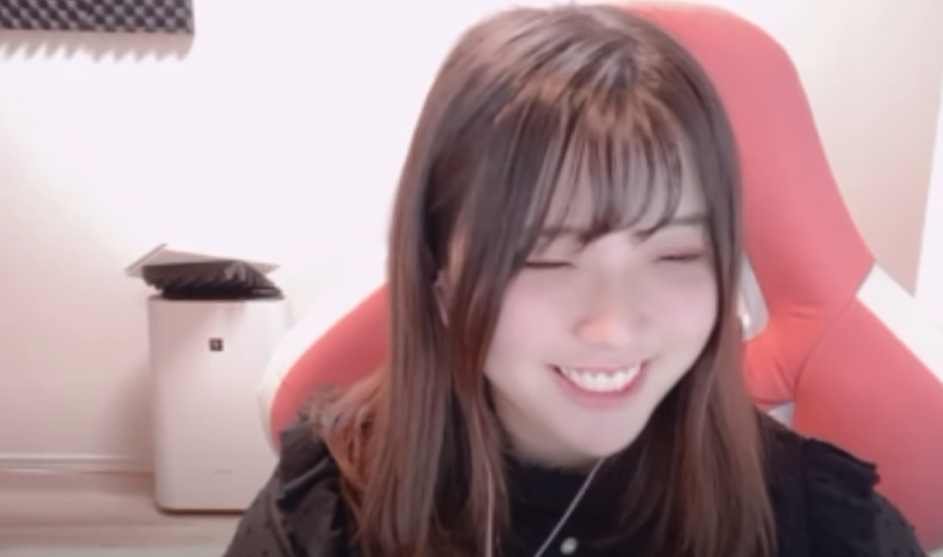
#> input picture 素材/wife.jpg, 943 x 557 px, found by its file name
$ python img.py
#> lines starting #> are read from the running program, lines starting #| are printed output that depends on the picture; after the words box and inside, x2 and y2 are one past the last pixel; in counts of white or black regions, pixels touching at a corner belong together
import cv2
# 載入分類器
face_cascade = cv2.CascadeClassifier('haarcascade_frontalface_default.xml')
# 讀取圖片
img = cv2.imread('wife.jpg')
#> img is the input picture: shape (557, 943, 3); mean B, G, R 147.8, 143.9, 173.8
# 轉成灰階圖片
gray = cv2.cvtColor(img, cv2.COLOR_BGR2GRAY)
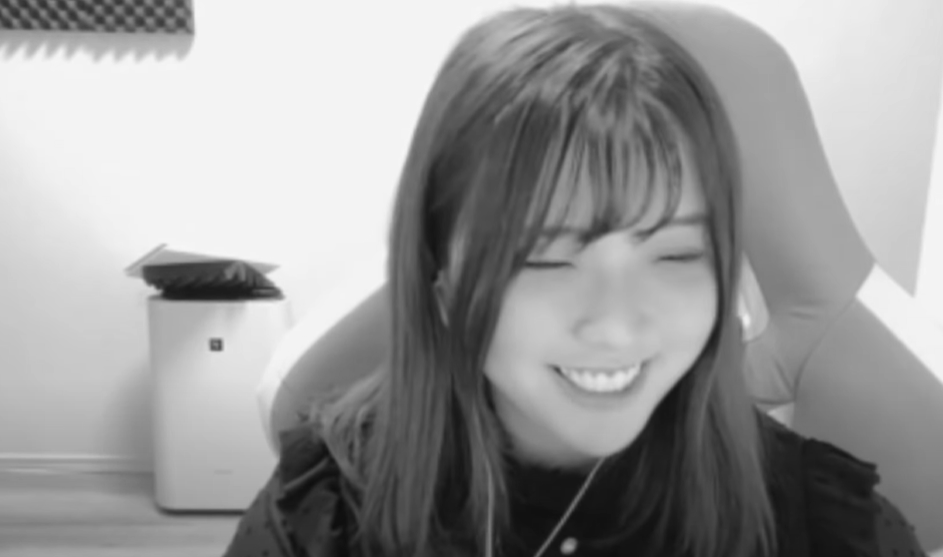
#> gray: shape (557, 943); min 13, max 246, mean 153.3
# 偵測臉部
faces = face_cascade.detectMultiScale(gray,scaleFactor=1.08,minNeighbors=5,minSize=(32, 32))
#> faces = [[473, 181, 264, 264]]
# 繪製人臉部份的方框
for (x, y, w, h) in faces:
    cv2.rectangle(img, (x, y), (x + w, y + h), (0, 255, 0), 2)
#> this loop made 1 pass
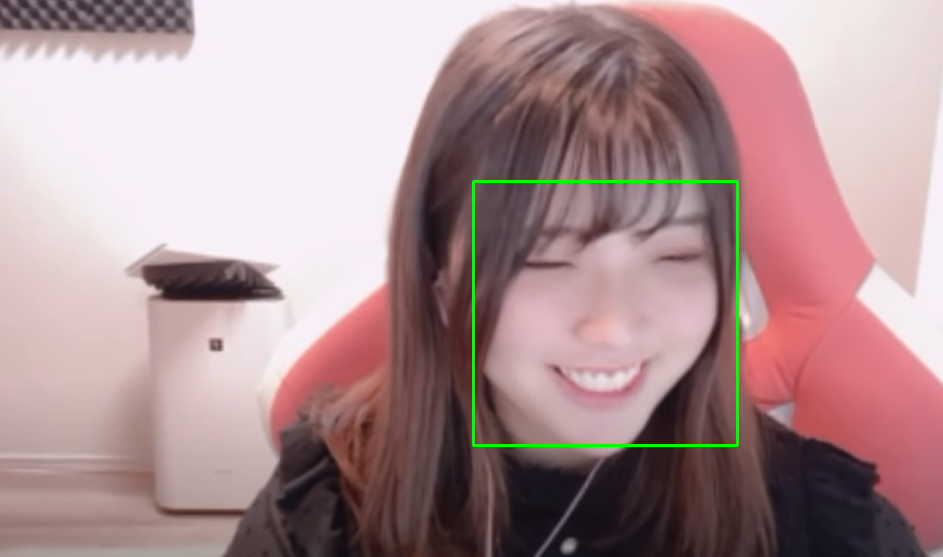
#> img: shape (557, 943, 3); 0.6% of pixels changed, all inside (x1, y1, x2, y2) = (472, 180, 739, 447)
#(0, 255, 0)欄位可以變更方框顏色(Blue,Green,Red)
# 顯示成果
cv2.namedWindow('img', cv2.WINDOW_NORMAL)
cv2.imshow('img', img)                     #秀出圖片
cv2.imwrite( "result.jpg", img )           #保存圖片
cv2.waitKey(0)                             #等待按下任一按鍵
cv2.destroyAllWindows()                    #關閉視窗

$ run again, with 素材/yagoo.jpg copied over 素材/wife.jpg
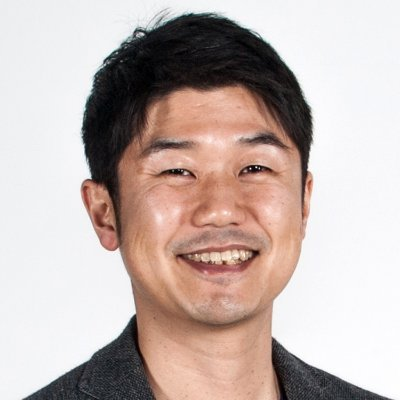
#> input picture 素材/yagoo.jpg, 400 x 400 px, found by its file name
#> img is the input picture: shape (400, 400, 3); mean B, G, R 175.2, 180.2, 195.4
#> `gray = cv2.cvtColor(img, cv2.COLOR_BGR2GRAY)`:
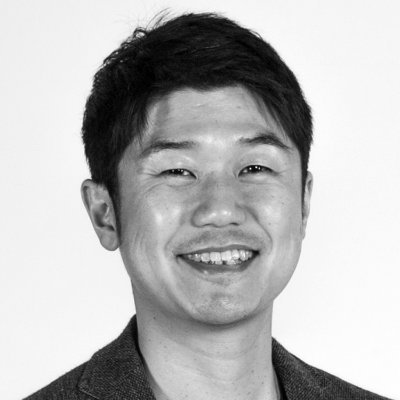
#> gray: shape (400, 400); min 0, max 255, mean 184.1
#> faces = [[101, 88, 229, 229]]
#> the loop `for (x, y, w, h) in faces:` made 1 pass
#> after the loop `for (x, y, w, h) in faces:`:
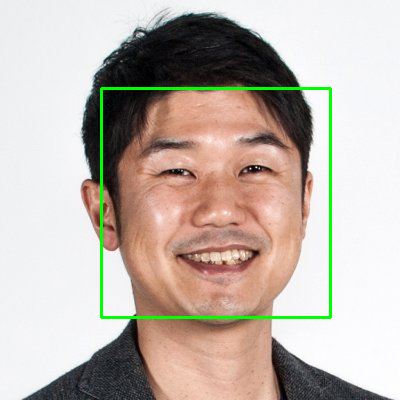
#> img: shape (400, 400, 3); 1.72% of pixels changed, all inside (x1, y1, x2, y2) = (100, 87, 332, 319)
